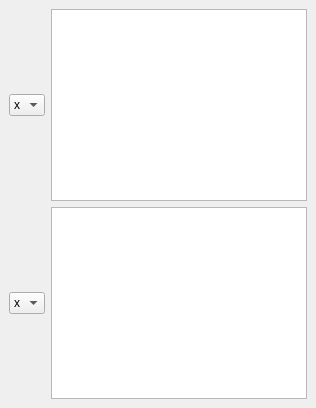
  <widget class="QDockWidget" name="dockWidget">
   <attribute name="dockWidgetArea">
    <number>1</number>
   </attribute>
   <widget class="QWidget" name="dockWidgetContents">
    <layout class="QGridLayout" name="gridLayout">
     <item row="0" column="0">
      <widget class="QComboBox" name="comboBox_5">
       <property name="cursor">
        <cursorShape>PointingHandCursor</cursorShape>
       </property>
       <item>
        <property name="text">
         <string>x</string>
        </property>
       </item>
       <item>
        <property name="text">
         <string>y</string>
        </property>
       </item>
       <item>
        <property name="text">
         <string>z</string>
        </property>
       </item>
      </widget>
     </item>
     <item row="0" column="1">
      <widget class="QTextEdit" name="textEdit">
       <property name="sizePolicy">
        <sizepolicy hsizetype="Expanding" vsizetype="Fixed">
         <horstretch>0</horstretch>
         <verstretch>0</verstretch>
        </sizepolicy>
       </property>
       <property name="minimumSize">
        <size>
         <width>0</width>
         <height>20</height>
        </size>
       </property>
      </widget>
     </item>
     <item row="1" column="0">
      <widget class="QComboBox" name="comboBox_6">
       <property name="cursor">
        <cursorShape>PointingHandCursor</cursorShape>
       </property>
       <item>
        <property name="text">
         <string>x</string>
        </property>
       </item>
       <item>
        <property name="text">
         <string>y</string>
        </property>
       </item>
       <item>
        <property name="text">
         <string>z</string>
        </property>
       </item>
      </widget>
     </item>
     <item row="1" column="1">
      <widget class="QTextEdit" name="textEdit_2">
       <property name="sizePolicy">
        <sizepolicy hsizetype="Expanding" vsizetype="Fixed">
         <horstretch>0</horstretch>
         <verstretch>0</verstretch>
        </sizepolicy>
       </property>
       <property name="minimumSize">
        <size>
         <width>0</width>
         <height>20</height>
        </size>
       </property>
      </widget>
     </item>
    </layout>
   </widget>
  </widget>
